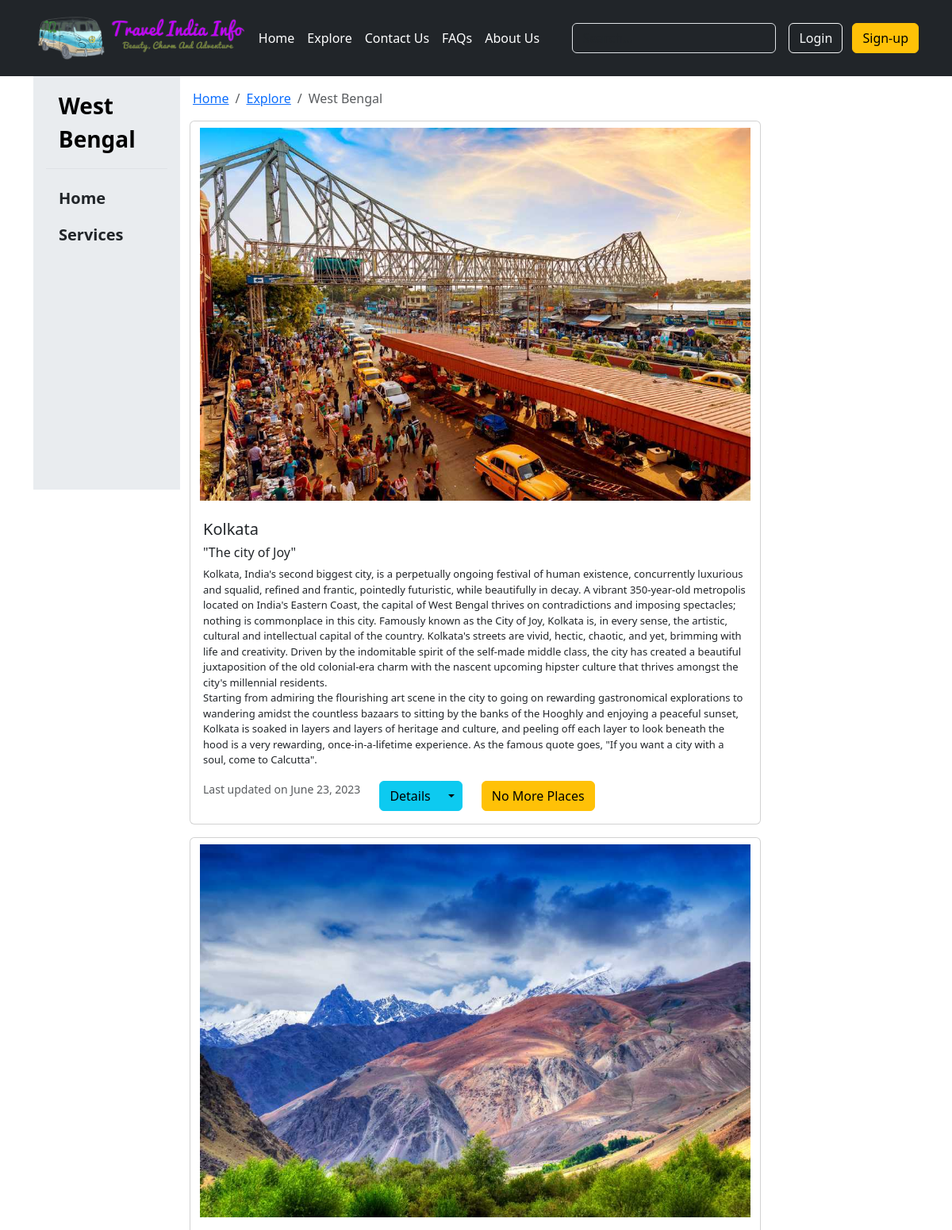
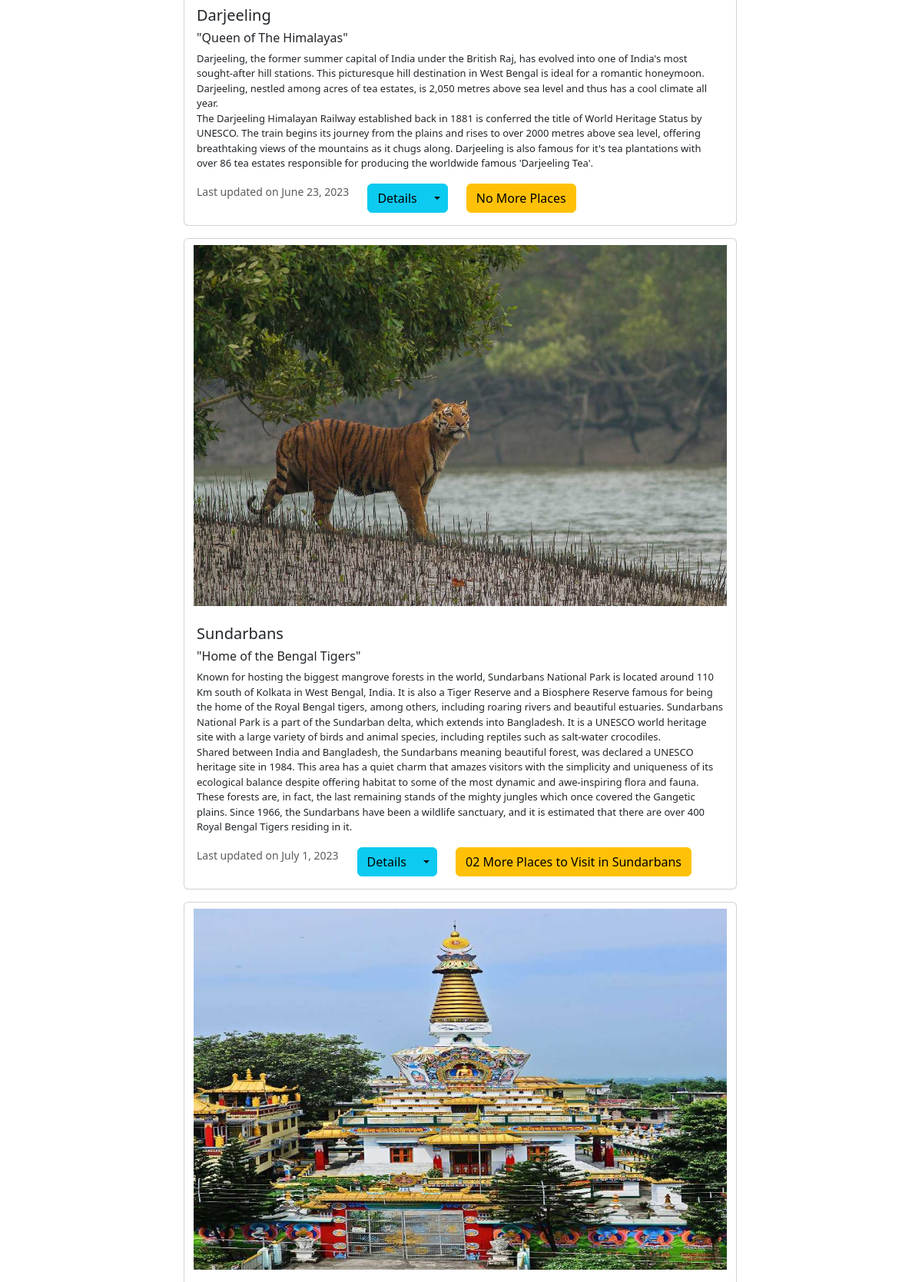
Page /westbengal/ (upper part) on the committed database (2 pictures, top to bottom).
### West_Bengal/models.py (models this page shows, shortened)
class WestBengal(models.Model):
    place_id = models.AutoField(primary_key=True)
    Image = models.ImageField(upload_to="West_Bengal/images", default="")
    Place_name = models.CharField(max_length=70)
    Sub_heading = models.CharField(max_length=300, default="")
    Desc = models.TextField(default="")
    Best_Time = models.CharField(max_length=100, default="")
    Avoid_Time = models.CharField(max_length=100, default="")
    Ideal_Duration = models.CharField(max_length=50, default="")
    Category = models.CharField(max_length=50, default="")
    Visits_more_places = models.CharField(max_length=90, default="")
    Pub_date = models.DateField()

### TIInfo/views.py (the view)
# urls.py: path('westbengal/',views.WESTBengal,name="westbengal"),
def WESTBengal(request):
    westbengaldata = WestBengal.objects.all()
    data = {"westbengaldata" : westbengaldata}
    return render(request, "WestBengal.html" , data)

### templates/WestBengal.html (shortened to what this page needs)
{% extends 'base.html' %}
{% block section %}
<section>
    <div class="container d-flex">
        <div class="flex-shrink-1 p-3 bg-body-secondary" style="width: 185px; height: 521px;">
            <a href="/"
                class="d-flex align-items-center pb-3 mb-3 link-body-emphasis text-decoration-none border-bottom">
                <svg class="bi pe-none" width="20" height="24"></svg>
                <span class="fs-3 fw-semibold">West Bengal<br></span>
            </a>
            <ul class="list-unstyled ps-0">
                <li class="mb-1">
                    <button
                        class="btn btn-toggle d-inline-flex align-items-center rounded border-0 collapsed px-3 fs-5 fw-semibold"
                        data-bs-toggle="collapse" data-bs-target="#home-collapse" aria-expanded="false">
                        Home
                    </button>
                </li>
                <li class="mb-1">
                    <button class="btn btn-toggle d-inline-flex align-items-center rounded border-0 collapsed px-3 fs-5 fw-semibold" data-bs-toggle="collapse" data-bs-target="#services-collapse" aria-expanded="false">
                        Services
                    </button>
                </li>
            </ul>
        </div>
        <div class="d-block col-8">
            <nav aria-label="breadcrumb">
                <ol class="breadcrumb m-3">
                    <li class="breadcrumb-item"><a href="{% url 'homepage' %}">Home</a></li>
                    <li class="breadcrumb-item"><a href="{% url 'explore' %}">Explore</a></li>
                    <li class="breadcrumb-item active" aria-current="page">West Bengal</li>
                </ol>
            </nav>
            <div class="container">
                {% for i in westbengaldata %}
                <div class="card mb-3">
                    <img src="/media/{{i.Image}}" class="card-img-top my-2 container " alt="..." height=470>
                    <div class="card-body">
                        <h5 class="card-title">{{i.Place_name}}</h5>
                        <h6>"{{i.Sub_heading}}"</h6>
                        <p class="card-text" style="font-size:13px;">
                            {{i.Desc | safe}}
                        </p>
                        <div class=" d-flex">
                            <p class="card-text"><small class="text-body-secondary">Last updated on
                                    {{i.Pub_date}}</small></p>
                            <div class="btn-group mx-4">
                                <button type="button" class="btn btn-info">Details</button>
                                <button type="button" class="btn btn-info dropdown-toggle dropdown-toggle-split"
                                    data-bs-toggle="dropdown" aria-expanded="false">
                                </button>
                            </div>
                            <a href="" type="button" class="btn btn-warning">{{i.Visits_more_places}}</a>
                        </div>
                    </div>
                </div>
                {% endfor %}
            </div>
        </div>
</section>
{% endblock %}

### rows in the picture
WestBengal: Image (picture), Place_name "Kolkata", Sub_heading "The city of Joy", Desc "Kolkata, India's second biggest city, is a perpetually ongoing festival of human existence, concurrently luxurious and squalid, refined and frantic, pointedly futuristic, while beautifully in decay. A vibrant 350-year-old metropolis located on India's Eastern Coast, the capital of West Bengal thrives on contradictions and imposing spectacles; nothing is commonplace in this city. Famously known as the City of Joy, Kolkata is, in every sense, the artistic, cultural and intellectual capital of the country. Kolkata's streets are vivid, hectic, chaotic, and yet, brimming with life and creativity. Driven by the indomitable spirit of the self-made middle class, the city has created a beautiful…", Pub_date "June 23, 2023", Visits_more_places "No More Places"
WestBengal: Image (picture), Place_name "Darjeeling", Sub_heading "Queen of The Himalayas", Desc "Darjeeling, the former summer capital of India under the British Raj, has evolved into one of India's most sought-after hill stations. This picturesque hill destination in West Bengal is ideal for a romantic honeymoon. Darjeeling, nestled among acres of tea estates, is 2,050 metres above sea level and thus has a cool climate all year. The Darjeeling Himalayan Railway established back in 1881 is conferred the title of World Heritage Status by UNESCO. The train begins its journey from the plains and rises to over 2000 metres above sea level, offering breathtaking views of the mountains as it chugs along. Darjeeling is also famous for it's tea plantations with over 86 tea estates responsible…", Pub_date "June 23, 2023", Visits_more_places "No More Places"
WestBengal: Image (picture), Place_name "Sundarbans", Sub_heading "Home of the Bengal Tigers", Desc "Known for hosting the biggest mangrove forests in the world, Sundarbans National Park is located around 110 Km south of Kolkata in West Bengal, India. It is also a Tiger Reserve and a Biosphere Reserve famous for being the home of the Royal Bengal tigers, among others, including roaring rivers and beautiful estuaries. Sundarbans National Park is a part of the Sundarban delta, which extends into Bangladesh. It is a UNESCO world heritage site with a large variety of birds and animal species, including reptiles such as salt-water crocodiles. Shared between India and Bangladesh, the Sundarbans meaning beautiful forest, was declared a UNESCO heritage site in 1984. This area has a quiet charm…", Pub_date "July 1, 2023", Visits_more_places "02 More Places to Visit in Sundarbans"
WestBengal: Image (picture)
